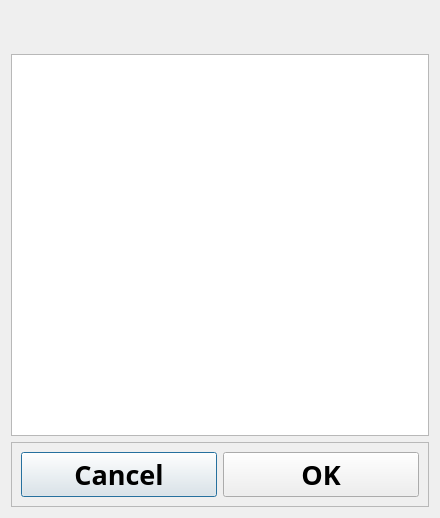
<?xml version="1.0" encoding="UTF-8"?>
<ui version="4.0">
 <class>listselDialog</class>
 <widget class="QDialog" name="listselDialog">
  <property name="geometry">
   <rect>
    <x>0</x>
    <y>0</y>
    <width>440</width>
    <height>518</height>
   </rect>
  </property>
  <property name="windowTitle">
   <string>Select...</string>
  </property>
  <layout class="QVBoxLayout" name="verticalLayout">
   <item>
    <widget class="QLabel" name="label">
     <property name="font">
      <font>
       <family>Arial Black</family>
       <pointsize>20</pointsize>
       <weight>75</weight>
       <bold>true</bold>
      </font>
     </property>
     <property name="text">
      <string/>
     </property>
    </widget>
   </item>
   <item>
    <widget class="QListWidget" name="itemList">
     <property name="font">
      <font>
       <family>Arial Black</family>
       <pointsize>14</pointsize>
       <weight>75</weight>
       <bold>true</bold>
      </font>
     </property>
    </widget>
   </item>
   <item>
    <widget class="QFrame" name="btnFrame">
     <property name="frameShape">
      <enum>QFrame::StyledPanel</enum>
     </property>
     <property name="frameShadow">
      <enum>QFrame::Raised</enum>
     </property>
     <layout class="QHBoxLayout" name="horizontalLayout">
      <item>
       <widget class="QPushButton" name="exitBtn">
        <property name="font">
         <font>
          <family>Arial Black</family>
          <pointsize>20</pointsize>
          <weight>75</weight>
          <bold>true</bold>
         </font>
        </property>
        <property name="text">
         <string>Cancel</string>
        </property>
       </widget>
      </item>
      <item>
       <widget class="QPushButton" name="okBtn">
        <property name="font">
         <font>
          <family>Arial Black</family>
          <pointsize>20</pointsize>
          <weight>75</weight>
          <bold>true</bold>
         </font>
        </property>
        <property name="text">
         <string>OK</string>
        </property>
       </widget>
      </item>
     </layout>
    </widget>
   </item>
  </layout>
 </widget>
 <resources/>
 <connections/>
</ui>
